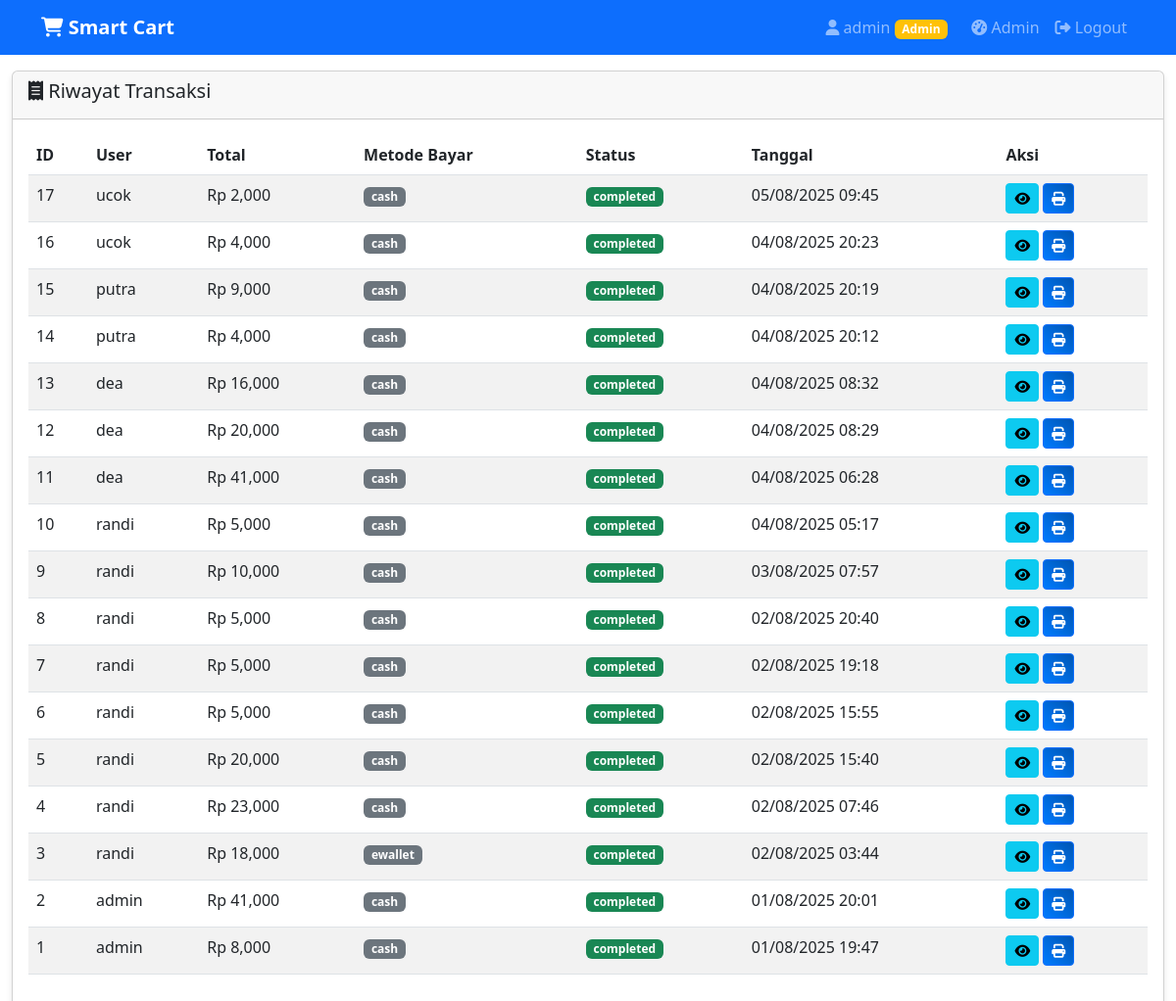
/admin/transactions (signed in), run on the app's committed database.
### app.py (models this page shows)
class Transaction(db.Model):
    id = db.Column(db.Integer, primary_key=True)
    user_id = db.Column(db.Integer, db.ForeignKey('user.id'), nullable=False)
    cart_id = db.Column(db.Integer, db.ForeignKey('cart.id'), nullable=False)
    total_amount = db.Column(db.Float, nullable=False)
    payment_method = db.Column(db.String(50), nullable=False)
    status = db.Column(db.String(20), default='pending')  # 'pending', 'completed', 'cancelled'
    created_at = db.Column(db.DateTime, default=lambda: datetime.now(timezone.utc))
    user = db.relationship('User', backref='transactions')
    cart = db.relationship('Cart', backref='transaction')

class User(db.Model):
    id = db.Column(db.Integer, primary_key=True)
    username = db.Column(db.String(80), unique=True, nullable=False)
    email = db.Column(db.String(120), unique=True, nullable=False)
    password_hash = db.Column(db.String(120), nullable=False)
    role = db.Column(db.String(20), default='user')  # 'user' or 'admin'
    created_at = db.Column(db.DateTime, default=lambda: datetime.now(timezone.utc))

### app.py (the view)
@app.route('/admin/transactions')
@admin_required
def admin_transactions():
    transactions = Transaction.query.order_by(Transaction.created_at.desc()).all()
    count = len(transactions)
    send_lcd_message(f"Jumlah transaksi: {count}",
                   "Admin Transaksi",
                   "Jumlah transaksi:",
                   str(count),
                   f"Total: {count}")
    return render_template('admin_transactions.html', transactions=transactions)

### app.py (called while the page is built)
def send_lcd_message(message, line1="", line2="", line3="", line4=""):
    global current_lcd_status
    try:
        current_lcd_status = {
            'message': message,
            'line1': line1 or message,
            'line2': line2,
            'line3': line3,
            'line4': line4,
            'timestamp': time.time()
        }
        lcd_message_queue.append(current_lcd_status.copy())
        logging.info(f"LCD Message updated: {message}")
        logging.info(f"Line1: {line1}, Line2: {line2}")
    except Exception as e:
        logging.error(f"Error updating LCD message: {e}")

def admin_required(f):
    @wraps(f)
    def decorated_function(*args, **kwargs):
        if 'user_id' not in session:
            flash('Silakan login terlebih dahulu.', 'warning')
            return redirect(url_for('login'))
        user = db.session.get(User, session['user_id'])
        if not user or user.role != 'admin':
            flash('Akses ditolak. Anda bukan administrator.', 'danger')
            return redirect(url_for('dashboard'))
        return f(*args, **kwargs)
    return decorated_function

### templates/admin_transactions.html (shortened to what this page needs)
{% extends "base.html" %}
{% block content %}
<div class="row mt-3">
    <div class="col-12">
        <div class="card">
            <div class="card-header">
                <h5><i class="fas fa-receipt"></i> Riwayat Transaksi</h5>
            </div>
            <div class="card-body">
                <div class="table-responsive">
                    <table class="table table-striped">
                        <thead>
                            <tr>
                                <th>ID</th>
                                <th>User</th>
                                <th>Total</th>
                                <th>Metode Bayar</th>
                                <th>Status</th>
                                <th>Tanggal</th>
                                <th>Aksi</th>
                            </tr>
                        </thead>
                        <tbody>
                            {% for transaction in transactions %}
                            <tr>
                                <td>{{ transaction.id }}</td>
                                <td>{{ transaction.user.username }}</td>
                                <td>Rp {{ "{:,.0f}".format(transaction.total_amount) }}</td>
                                <td>
                                    <span class="badge bg-secondary">{{ transaction.payment_method }}</span>
                                </td>
                                <td>
                                    <span class="badge bg-{{ 'success' if transaction.status == 'completed' else 'warning' }}">
                                        {{ transaction.status }}
                                    </span>
                                </td>
                                <td>{{ transaction.created_at.strftime('%d/%m/%Y %H:%M') }}</td>
                                <td>
                                    <button class="btn btn-sm btn-info">
                                        <i class="fas fa-eye"></i>
                                    </button>
                                    <button class="btn btn-sm btn-primary">
                                        <i class="fas fa-print"></i>
                                    </button>
                                </td>
                            </tr>
                            {% endfor %}
                        </tbody>
                    </table>
                </div>
            </div>
        </div>
    </div>
</div>
{% endblock %}

### templates/base.html (style rules this page uses)
.card { box-shadow: 0 4px 6px rgba(0,0,0,0.1); }
.btn-primary { background: linear-gradient(45deg, #007bff, #0056b3); }

### data on the page
Transaction: total_amount "2,000"
Transaction: total_amount "4,000"
Transaction: total_amount "9,000"
Transaction: total_amount "4,000"
Transaction: total_amount "16,000"
Transaction: total_amount "20,000"
Transaction: total_amount "41,000"
Transaction: total_amount "5,000"
Transaction: total_amount "10,000"
Transaction: total_amount "5,000"
Transaction: total_amount "5,000"
Transaction: total_amount "5,000"
Transaction: total_amount "20,000"
Transaction: total_amount "23,000"
Transaction: total_amount "18,000"
Transaction: total_amount "41,000"
Transaction: total_amount "8,000"

### other printed values
{{ session.username }} "admin"
